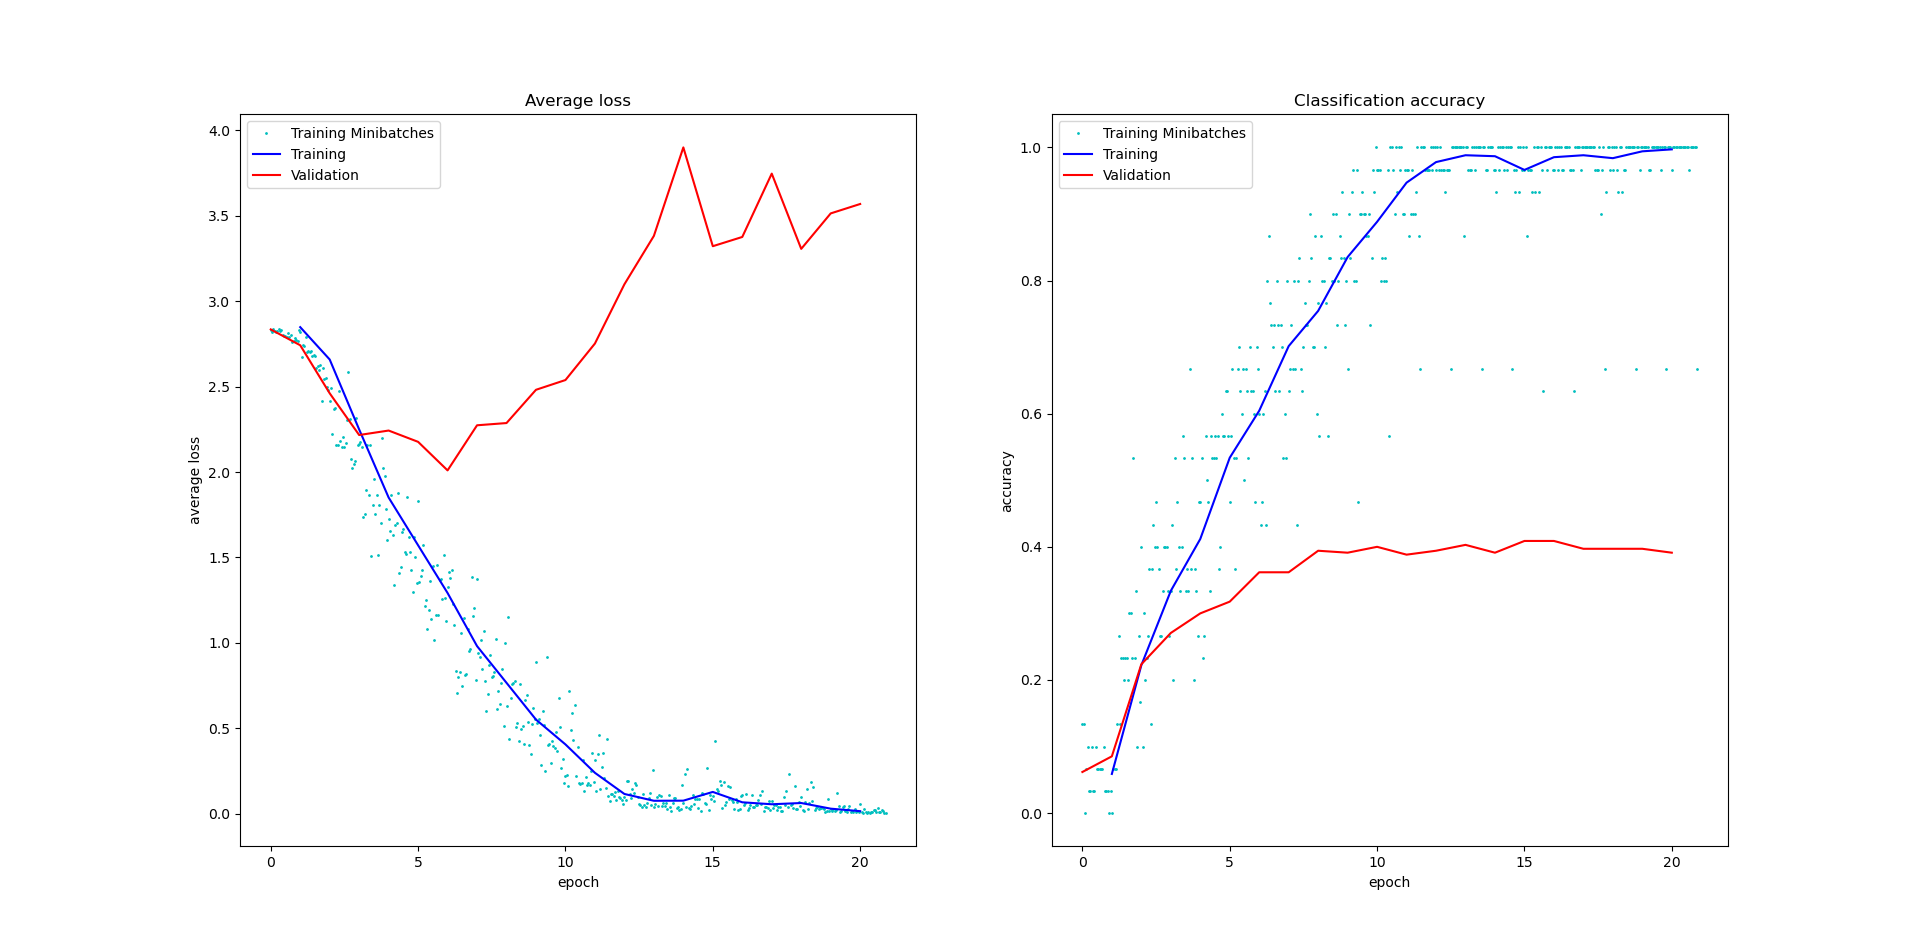

Python code for this plot:
# import scipy.io
# import numpy as np
# from nn import *
# import torch
# import torchvision
# from torchvision import transforms, datasets

# import torchvision.transforms as transforms
# import matplotlib.pyplot as plt
# from torch.autograd import Variable
# import skimage
# import skimage.io
# import skimage.transform
# import torch.optim as optim
# import os
# import matplotlib.pyplot as plt
# import matplotlib.patches
# from nn import *
# from q4 import *
# # do not include any more libraries here!
# # no opencv, no sklearn, etc!
# import warnings

# max_iters = 20

# batch_size = 16
# learning_rate = 1e-3
# hidden_size = 64

# trainroot = '../data/oxford-flowers17/train'
# traindirs = [x[1] for x in os.walk(trainroot)][0]
# counter = 0
# print(traindirs)
# # label = []
# # training_data = []
# # for folder in traindirs:
# #     root = trainroot+'/'+folder
# #     for subdirs,dirs,files in os.walk(root):
# #         # print(files)
# #         for file in files:
# #             path = root+ '/' + file
# #             im = skimage.img_as_float(skimage.io.imread(path))
# #             # print(im.shape)
# #             label.append(int(folder))
# #             im = skimage.transform.resize(im,(224,224))
# #             # print(im.shape)
# #             training_data.append(im)
# #
# # training_data = np.array(training_data)
# # np.save('training_data.npy',training_data)
# # np.save('label.npy',label)
# # training_data = np.load('training_data.npy')
# # # print(training_data)
# # label = np.load('label.npy')
# # # print(training_data)
# # examples = training_data.shape[0]
# # print(examples)
# # train_x = torch.tensor(training_data).float()
# # label = torch.tensor(label).long()

# # use image folder to read the data

# data_transform = transforms.Compose([
#         transforms.Resize(256),
#         transforms.CenterCrop(224),
#         # transforms.RandomHorizontalFlip(),
#         transforms.ToTensor(),
#         transforms.Normalize(mean=[0.485, 0.456, 0.406],
#                              std=[0.229, 0.224, 0.225])
#     ])


# trainset = datasets.ImageFolder(root='../data/oxford-flowers17/train',
#                           transform=data_transform)
# train_loader = torch.utils.data.DataLoader(trainset,
#                                            batch_size=batch_size,
#                                            shuffle=True)


# testset = datasets.ImageFolder(root='../data/oxford-flowers17/train',
#                           transform=data_transform)
# test_loader = torch.utils.data.DataLoader(testset,
#                                            batch_size=batch_size,
#                                            shuffle=True)

# examples = len(trainset)
# test_examples = len(testset)
# use_cuda = torch.cuda.is_available()
# device = torch.device("cuda:0" if use_cuda else "cpu")
# print(use_cuda)

# #self defined
# class Net(torch.nn.Module):
#     def __init__(self):
#         super(Net, self).__init__()
#         self.conv1 = torch.nn.Conv2d(3, 10, 5, 1)
#         self.conv2 = torch.nn.Conv2d(10, 50, 5, 1)
#         self.conv3 = torch.nn.Conv2d(50, 200, 5, 1)
#         self.fc1 = torch.nn.Linear(24*24*200, 512) # was 4*4*50, 500 for
#         self.fc2 = torch.nn.Linear(512, 17) # was 500,10 for mnist

#     def forward(self, x):
#         x = torch.nn.functional.relu(self.conv1(x))
#         x = torch.nn.functional.max_pool2d(x, 2, 2)
#         x = torch.nn.functional.relu(self.conv2(x))
#         x = torch.nn.functional.max_pool2d(x, 2, 2)
#         x = torch.nn.functional.relu(self.conv3(x))
#         x = torch.nn.functional.max_pool2d(x, 2, 2)
#         # print(x.size())

#         x = x.view(-1, 24*24*200)
#         # print(x.size())
#         x = torch.nn.functional.relu(self.fc1(x))
#         x = self.fc2(x)
#         return x

# # self defined net
# model = Net().to(device)


# # output of squeezenet was 1000
# # squeeze net
# model.to(device)

# training_loss_data = []
# test_loss_data = []
# training_acc_data = []
# test_acc_data = []
# # torch.nn.init.xavier_uniform(model(Linear.weight))

# criterion = torch.nn.CrossEntropyLoss()
# # criterion = torch.nn.BCELoss()
# # criterion = torch.nn.CrossEntropyLoss()
# # optimizer = torch.optim.Adam(model.parameters(),lr = learning_rate)
# optimizer = torch.optim.SGD(model.parameters(), lr = learning_rate, momentum=0.9)
# # optimizer = optim.Adam(model.classifier.parameters(), lr=learning_rate)

# for itr in range(max_iters):
#     total_loss = 0
#     total_acc = 0
#     test_total_loss = 0
#     test_total_acc = 0
#     for batch_idx, (x, target) in enumerate(train_loader):
#         # print(x.size())
#         # x = x.reshape(x.size()[0],3,224,224)
#         out =  model(x)
#         # print(out.size())
#         # print(target.size())
#         loss = criterion(out,target)
#         optimizer.zero_grad()
#         loss.backward()

#         optimizer.step()
#         _, predicted = torch.max(out.data, 1)

#         total_acc += ((target==predicted).sum().item())
#         # print(total_acc)
#         total_loss+=loss
#     for batch_idx, (x, target) in enumerate(test_loader):
#         # print(x.size())
#         # x = x.reshape(x.size()[0],3,224,224)
#         out =  model(x)
#         # print(out.size())
#         # print(target.size())
#         test_loss = criterion(out,target)
#         optimizer.zero_grad()
#         test_loss.backward()

#         optimizer.step()
#         _, predicted = torch.max(out.data, 1)

#         test_total_acc += ((target==predicted).sum().item())
#         # print(total_acc)
#         test_total_loss+=loss
#     ave_acc = total_acc/examples
#     test_ave_acc = test_total_acc/test_examples
#     print('total loss: ' + str(total_loss))
#     print('accuracy: ' + str(ave_acc))
#     print('test loss: ' + str(test_total_loss))
#     print('test accuracy: ' + str(test_ave_acc))
#     training_loss_data.append(total_loss / (examples / batch_size))
#     training_acc_data.append(ave_acc)
#     test_loss_data.append(test_total_loss / (test_examples / batch_size))
#     test_acc_data.append(test_ave_acc)
# plt.figure(0)
# plt.plot(np.arange(max_iters), training_loss_data, 'r')
# plt.plot(np.arange(max_iters), test_loss_data, 'b')
# plt.legend(['training loss','valid loss'])

# plt.show()
# plt.figure(1)
# plt.plot(np.arange(max_iters),training_acc_data,'r')
# plt.plot(np.arange(max_iters),test_acc_data,'b')
# plt.legend(['training accuracy','valid accuracy'])

# plt.show()



import torch
from torchvision import datasets
from torchvision.transforms import ToTensor
from torch.utils.data import DataLoader
import torch.nn as nn
import matplotlib.pyplot as plt
import torch.nn.functional as F
import torch.optim as optim
import numpy as np
from torchvision import transforms, datasets
import matplotlib.pyplot as plt

from torchvision.models import squeezenet1_1, SqueezeNet1_1_Weights


# https://www.robots.ox.ac.uk/~vgg/data/flowers/17/
# https://cs231n.github.io/transfer-learning/
# SOURCE: https://pytorch.org/hub/pytorch_vision_squeezenet/
train_dataset = datasets.ImageFolder(root='../data/oxford-flowers17/train', 
                                     transform=transforms.Compose([
                                        transforms.Resize(256),
                                        transforms.CenterCrop(224),
                                        transforms.ToTensor(),
                                        transforms.Normalize(mean=[0.485, 0.456, 0.406], std=[0.229, 0.224, 0.225]),
                                    ]))
valid_dataset = datasets.ImageFolder(root='../data/oxford-flowers17/val', 
                                     transform=transforms.Compose([
                                        transforms.Resize(256),
                                        transforms.CenterCrop(224),
                                        transforms.ToTensor(),
                                        transforms.Normalize(mean=[0.485, 0.456, 0.406], std=[0.229, 0.224, 0.225]),
                                    ]))
train_dataset_size = len(train_dataset)
valid_dataset_size = len(valid_dataset)
print(valid_dataset_size)
# print(train_dataset[0])
# plt.imshow(train_dataset[0][0])
# plt.show()

batch_size = 30
num_batches = train_dataset_size // batch_size
train_dataset_loader = torch.utils.data.DataLoader(train_dataset, shuffle=True, batch_size=batch_size)
valid_dataset_loader = torch.utils.data.DataLoader(valid_dataset, shuffle=False, batch_size=1)
    
class ScratchNet(nn.Module):
    
    def __init__(self):
        super().__init__()
        self.conv1 = torch.nn.Conv2d(3, 10, 5, 1)
        self.conv2 = torch.nn.Conv2d(10, 50, 5, 1)
        self.conv3 = torch.nn.Conv2d(50, 200, 5, 1)
        self.fc1 = torch.nn.Linear(24*24*200, 512) # was 4*4*50, 500 for
        self.fc2 = torch.nn.Linear(512, 17) # was 500,10 for mnist

    def forward(self, x):
        x = torch.nn.functional.relu(self.conv1(x))
        x = torch.nn.functional.max_pool2d(x, 2, 2)
        x = torch.nn.functional.relu(self.conv2(x))
        x = torch.nn.functional.max_pool2d(x, 2, 2)
        x = torch.nn.functional.relu(self.conv3(x))
        x = torch.nn.functional.max_pool2d(x, 2, 2)
        # print(x.size())

        x = x.view(-1, 24*24*200)
        # print(x.size())
        x = torch.nn.functional.relu(self.fc1(x))
        x = self.fc2(x)
        return x

max_iter = 20
learning_rate = 1e-3
model = ScratchNet()

loss_function = nn.CrossEntropyLoss()
optimizer = torch.optim.SGD(model.parameters(), lr=learning_rate, weight_decay=1e-4, nesterov=True, momentum=0.9)

train_loss = []
train_loss_overall = []
train_acc = []
train_acc_overall = []
valid_loss = []
valid_acc = []
for epoch in range(max_iter + 1):

    cum_valid_correct = 0
    cum_valid_loss = 0
    with torch.no_grad():
        model.eval()
        for x, y in valid_dataset_loader:
            y_probs = model.forward(x)
            _, y_pred = torch.max(y_probs, dim=1)
            cum_valid_correct += torch.eq(y_pred, y).sum().item()
            loss = loss_function(y_probs, y)
            cum_valid_loss += loss.item() # loss is tensor
    valid_loss.append(cum_valid_loss / valid_dataset_size)
    valid_acc.append(cum_valid_correct / valid_dataset_size)
    print(f"Epoch {epoch} valid: {cum_valid_loss/valid_dataset_size} {cum_valid_correct/valid_dataset_size}")

    if epoch == max_iter: break

    cum_loss = 0
    cum_correct = 0
    model.train()
    for i, (x, y) in enumerate(train_dataset_loader):
        optimizer.zero_grad()
        y_probs = model.forward(x)
        _, y_pred = torch.max(y_probs, dim=1)
        loss = loss_function(y_probs, y)
        loss.backward()
        optimizer.step()

        correct = torch.eq(y_pred, y).sum().item()
        cum_correct += correct
        cum_loss += loss.item() * batch_size# loss is tensor
        train_loss.append(loss.item())
        train_acc.append(correct / batch_size)
        if i % (num_batches // 6) == 0:
            print(f"Epoch {epoch} batch {i} loss: {cum_loss} acc: {cum_correct}")


    train_loss_overall.append(cum_loss / train_dataset_size)
    train_acc_overall.append(cum_correct / train_dataset_size)
    print(f"Epoch {epoch} loss: {cum_loss} acc:{cum_correct/train_dataset_size}")

fig, ax = plt.subplots(1, 2)
ax[0].plot(np.arange(len(train_loss))/num_batches, train_loss, 'co', markersize=1)
ax[0].plot(np.arange(1, max_iter+1), train_loss_overall, 'b-')
ax[0].plot(np.arange(0, max_iter+1), valid_loss, 'r-')
ax[0].legend(['Training Minibatches', 'Training', 'Validation'])
ax[0].set_xlabel('epoch')
ax[0].set_ylabel('average loss')
ax[0].set_title("Average loss")
ax[1].plot(np.arange(len(train_acc))/num_batches, train_acc, 'co', markersize=1)
ax[1].plot(np.arange(1, max_iter+1), train_acc_overall, 'b-')
ax[1].plot(np.arange(0, max_iter+1), valid_acc, 'r-')
ax[1].legend(['Training Minibatches', 'Training', 'Validation'])
ax[1].set_xlabel('epoch')
ax[1].set_ylabel('accuracy')
ax[1].set_title("Classification accuracy")
plt.show()
